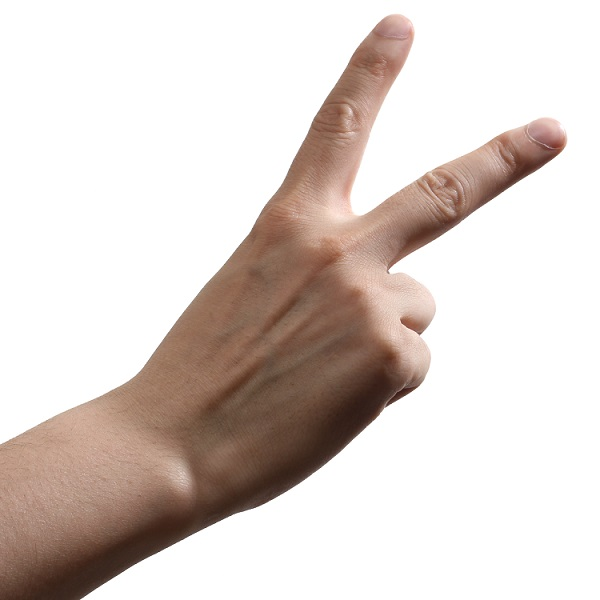
//> input picture DetectHand/Sample/scissor.jpg, 600 x 600 px, given in place of the camera
$ ./DetectHand   (built with g++ and OpenCV 4)
//> lines starting //> are read from the running program, lines starting //| are printed output that depends on the picture; after the words box and inside, x2 and y2 are one past the last pixel; in counts of white or black regions, pixels touching at a corner belong together
#include <opencv.hpp>
#include <imgproc/types_c.h>
#include <vector>
using namespace std;
using namespace cv;


// The function that determines whether the given values are a skin?
bool isSkin(uchar Cr, uchar Cb)
{
	return 140 < Cr && Cr < 170 && 77 < Cb && Cb < 127;
}

// It returns hand's center point by distance transforming.
// also gives radius (hand area)
Point getCenter(const Mat& img, double& radius)
{
	Mat dst;
	int maxIdx[2];
	distanceTransform(img, dst, CV_DIST_L2, 5);
	minMaxIdx(dst, NULL, &radius, NULL, maxIdx, img);
	return Point(maxIdx[1], maxIdx[0]);
}

Mat getMask(const Mat& img)
{
	Mat ycrcb;
	cvtColor(img, ycrcb, COLOR_BGR2YCrCb); // Convert RGB to YCrCb

	vector<Mat> planes;
	split(ycrcb, planes); // split each channel

	Mat mask = Mat::zeros(img.size(), CV_8U); // Create Compatible Matrix
	int nr = img.rows;
	int nc = img.cols;
	for (int i = 0; i < nr; i++)
	{
		uchar* Cr = planes[1].ptr<uchar>(i); // Cr array (one row)
		uchar* Cb = planes[2].ptr<uchar>(i); // Cr array (one row)
		for (int j = 0; j < nc; j++)
		{
			if (isSkin(Cr[j], Cb[j]))
				mask.at<uchar>(i, j) = 255;
		}
	}
	return mask;
}

auto fingerCount(const Mat& mask, Point pt, double radius)
{
	volatile int x, y, finger = 0;
	radius *= 2;
	uchar prev = 1;
	vector<Point> pts;
	for (int i = 1; i < 360; i += 1)
	{
		double radian = i * ((22 / 7.0) / 180);
		x = pt.x + radius * cos(radian);
		y = pt.y - radius * sin(radian);

		if (0 <= y && y < mask.rows && 0 <= x && x < mask.cols)
		{ // In mask's area.
			uchar current = mask.at<uchar>(y, x);
			if (!prev && current)
			{
				pts.push_back({ x, y });
				finger++;
			}
			prev = current;
		}

	}
	return make_pair(pts, finger - 1);
}


int main(int argc, char* argv[])
{
	VideoCapture cap;
	if (!cap.open(0))
		return 0;
	while (true)
	{
		Mat frame;
		cap >> frame;
//> frame is the input picture: 600 rows x 600 cols, CV_8UC3; mean B, G, R 204.8, 209.9, 220.3
		if (frame.empty()) break;
		Mat mask;// = getMask(frame);
		cvtColor(frame, mask, COLOR_BGR2YCrCb);
//> mask: 600 rows x 600 cols, CV_8UC3; mean of channels 0, 1, 2 212.5, 133.6, 123.7
		inRange(mask, Scalar(0, 140, 77), Scalar(255, 170, 127), mask);
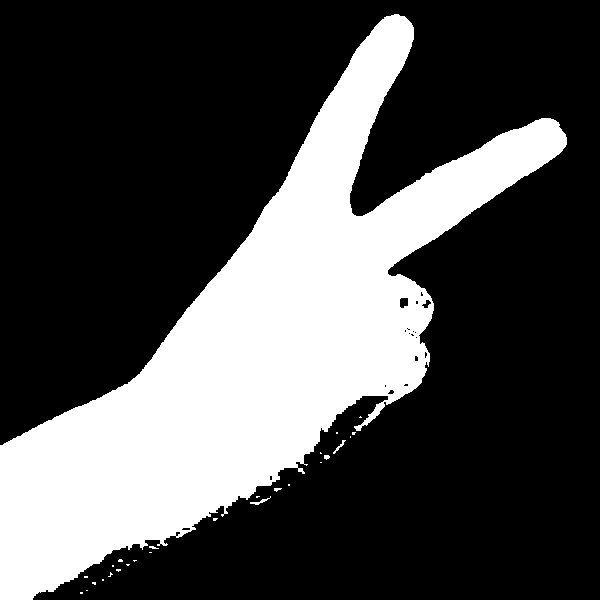
//> mask: 600 rows x 600 cols, CV_8UC1; 29.5% white; 27 white regions (22 under 20 px), largest, box (x1, y1, x2, y2) and area: (0, 14, 567, 600) 105810, (250, 496, 271, 505) 49, (333, 440, 346, 454) 41, (324, 455, 330, 460) 23, (274, 488, 282, 492) 20
		//erode(mask, mask, Mat(3, 3, CV_8U, Scalar(1)), Point(-1, -1), 2);

		double radius;;
		auto pt = getCenter(mask, radius);
//> in getCenter, `distanceTransform(img, dst, CV_DIST_L2, 5);`:
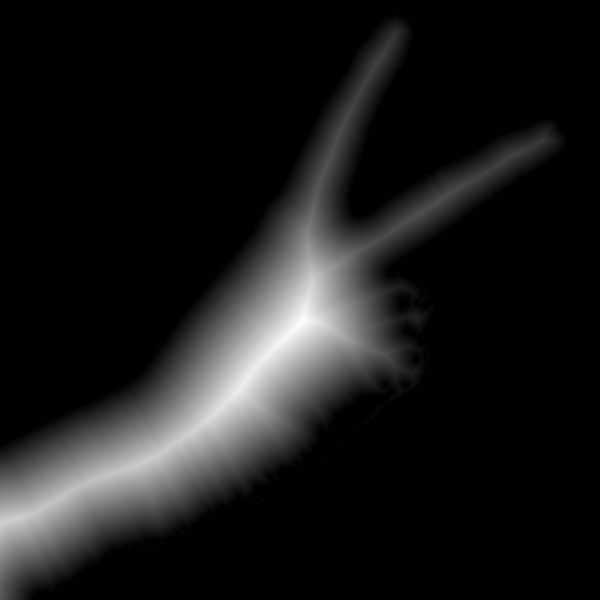
//> dst: 600 rows x 600 cols, CV_32FC1; min 0, max 95.57, mean 9.7; drawn with min black and max white
//> in getCenter, `minMaxIdx(dst, NULL, &radius, NULL, maxIdx, img);`: radius = 95.57; maxIdx = [320, 303]
//> radius = 95.57; pt = Point(303, 320)
		circle(frame, pt, radius, { 255,0,0 }, 3);
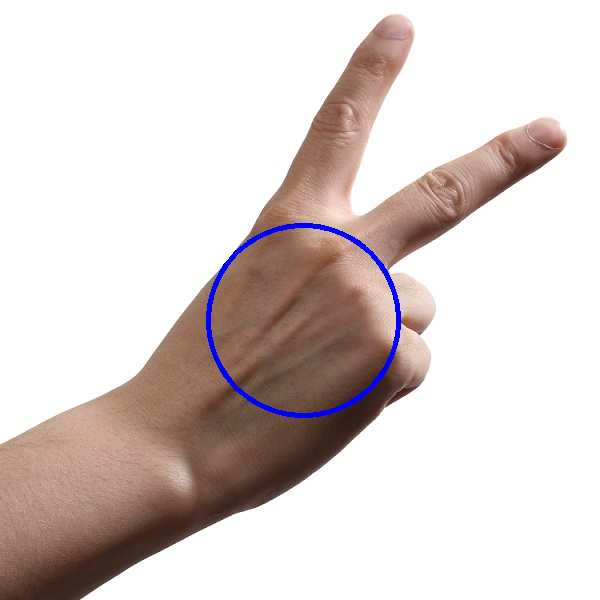
//> frame: 600 rows x 600 cols, CV_8UC3; 0.82% of pixels changed, all inside (x1, y1, x2, y2) = (206, 223, 401, 418)

		auto res = fingerCount(mask, pt, radius);
//> in fingerCount, `radius *= 2;`: radius = 191.1
//> the loop in fingerCount, `for (int i = 1; i < 360; i += 1)` made 359 passes
//> (x, y, current, prev) on passes 1 to 12: (494, 316, 0, 0), (494, 313, 0, 0), (493, 309, 0, 0), (493, 306, 0, 0), (493, 303, 0, 0), (493, 300, 0, 0), (492, 296, 0, 0), (492, 293, 0, 0), (491, 290, 0, 0), (491, 286, 0, 0), (490, 283, 0, 0), (489, 280, 0, 0)
//> after the loop in fingerCount, `for (int i = 1; i < 360; i += 1)`: pts = 4 Points (x, y): [463, 215], [365, 139], [123, 385], [250, 503]; finger = 4
		for (auto& pt : res.first)
		{
			circle(frame, pt, 1, { 0,0,255 }, 2);
		}
//> this loop made 4 passes
//> frame: 600 rows x 600 cols, CV_8UC3; 84 pixels changed, all inside (x1, y1, x2, y2) = (121, 137, 466, 506)
		imshow("img", frame);

		switch (res.second)
		{
		case 0:
			cout << "바위" << endl;
			break;
		case 2:
			cout << "가위" << endl;
			break;
		case 5:
			cout << "보" << endl;
			break;
		default:
			cout << "인식 불가" << endl;
			break;
		}


		if (waitKey(10) == 27) break;
//> the Esc key is pressed
	}


}
